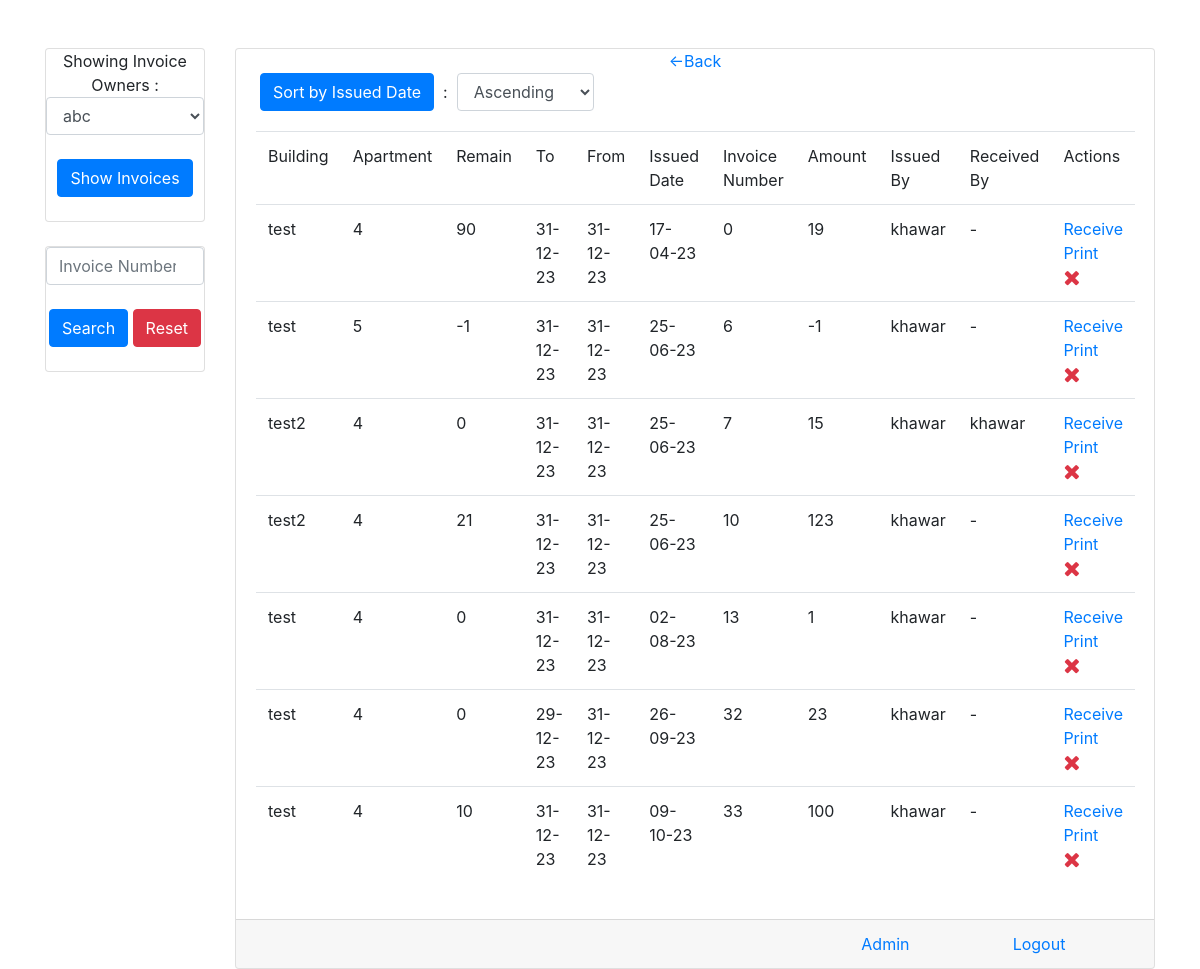
Before: /owner-invoices/1 (signed in) with the older database file.
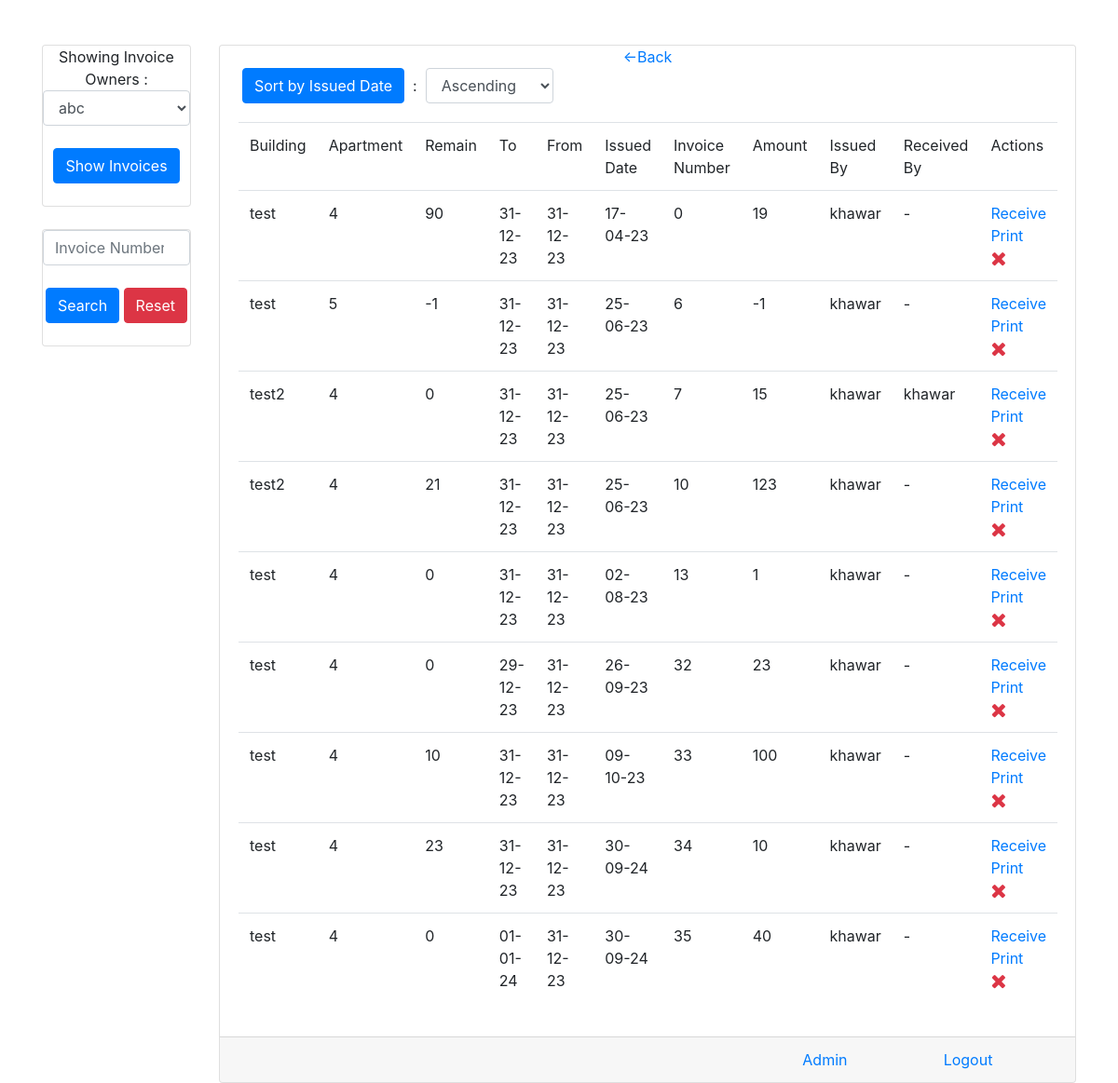
After: the same page with the newer database file.
### app/models.py (models this page shows, shortened)
class invoice(models.Model):
    user = models.ForeignKey(User,on_delete=models.SET_NULL,null=True,blank=True)
    received_by = models.CharField(max_length=200,null=True,blank=True,default="-")
    apartment = models.ForeignKey(apartment,on_delete=models.SET_NULL,null=True,blank=True)
    owner = models.ForeignKey(invoice_owner,on_delete=models.CASCADE)
    amount = models.IntegerField(default=0)
    payment_method = models.CharField(max_length=100,null=True,blank=True)
    bank_of_transfer = models.CharField(max_length=300,null=True,blank=True)
    transfer_date = models.DateField(null=True,blank=True)
    from_date = models.DateField(null=True,blank=True)
    to_date = models.DateField(null=True,blank=True)
    today_date = models.DateField(auto_now_add=True)
    remaining_amount = models.IntegerField(default=0)
    note = models.TextField(max_length=2000,null=True,blank=True)
    invoice_number = models.IntegerField(default=0)
    is_deleted = models.BooleanField(default=False)
    other_payment = models.BooleanField(default=False)
    payment_type = models.CharField(max_length=200,null=True,blank=True)

class apartment(models.Model):
    aprt_number = models.CharField(max_length=50,null=True,blank=True)
    name = models.CharField(max_length=300,null=True,blank=True)
    phone_nmber = models.CharField(max_length=50,null=True,blank=True)
    type_of = models.CharField(max_length=300,null=True,blank=True)
    dob = models.DateField(null=True,blank=True)
    contract_number = models.CharField(max_length=300,null=True,blank=True)
    elect_number = models.CharField(max_length=300,null=True,blank=True)
    note = models.TextField(max_length=2000,null=True,blank=True)
    building = models.ForeignKey(building,on_delete=models.CASCADE)
    annual_rent = models.CharField(max_length=50,null=True,blank=True)
    payment_method = models.CharField(max_length=10,null=True,blank=True)
    temp_del = models.BooleanField(default=False)
    temp_del_date = models.DateField(null=True,blank=True)
    aprt_link = models.ForeignKey("tenant_link",on_delete=models.SET_NULL,blank=True,null=True)
    new_tenant_added = models.BooleanField(default=False)
    display_order = models.IntegerField(default=0)

class building(models.Model):
    name = models.CharField(max_length=300,null=True,blank=True)
    owner = models.ForeignKey(invoice_owner,on_delete=models.SET_NULL,null=True,blank=True)

### app/views.py (the view, shortened to what this page needs)
# urls.py: path("owner-invoices/<str:id>",views.owner_invoices,name="owner-invoices"),
@login_required(login_url='/')
def owner_invoices(request,id):
    if id:
        template = "owners_invoice.html"
        context = {}
        obj = get_user_profile(request.user)
        context['type_of_user'] = obj.type_of_user == 'd'
        if id != "x":
            context['sel_owner'] = int(id)
        if request.method == "POST" and request.POST['asc_desc'] in ("0","1"):
            context["order"] = request.POST['asc_desc']
            if request.POST["asc_desc"] == "0":
                if id != "x":
                    objs = invoice.objects.filter(is_deleted=False,owner__id=int(id)).order_by("today_date")
                else:
                    if obj.type_of_user in ('v','w'):
                        temp2 = invoice.objects.filter(is_deleted=False).order_by("today_date")
                        objs = []
                        for i in temp2:
                            if i.owner in obj.invoice_owner_allowed.all():
                                objs.append(i)
                    else:
                        objs = invoice.objects.filter(is_deleted=False).order_by("today_date")
            else:
                if id != "x":
                    objs = invoice.objects.filter(is_deleted=False,owner__id=int(id)).order_by("-today_date")
                else:
                    if obj.type_of_user in ('v','w'):
                        temp2 = invoice.objects.filter(is_deleted=False).order_by("-today_date")
                        objs = []
                        for i in temp2:
                            if i.owner in obj.invoice_owner_allowed.all():
                                objs.append(i)
                    else:
                        objs = invoice.objects.filter(is_deleted=False).order_by("-today_date")
        else:
            if id != "x":
                objs = invoice.objects.filter(is_deleted=False,owner__id=int(id))
        context['objs'] = objs
        if obj.type_of_user in ('v','w'):
            temp2 = invoice_owner.objects.all()
            temp2_list = []
            for i in temp2:
                if i in obj.invoice_owner_allowed.all():
                    temp2_list.append(i)
            context['owners'] = temp2_list
        else:
            context['owners'] = invoice_owner.objects.all()
        return render(request,template,context)
    else:
        return redirect('/home')

### app/views.py (called while the page is built)
def get_user_profile(userobj):
    try:
        obj = user_profile.objects.get(user=userobj)
    except:
        obj = user_profile()
        obj.user = userobj
        obj.save()
    return obj

### templates/owners_invoice.html (shortened to what the changed rows need)
<!DOCTYPE html>
    <html lang="en">
        <head>
            <link rel="stylesheet" href="https://maxcdn.bootstrapcdn.com/bootstrap/4.4.1/css/bootstrap.min.css">
            <link rel="stylesheet" href="https://cdnjs.cloudflare.com/ajax/libs/font-awesome/4.7.0/css/font-awesome.min.css">
        </head>
        <body>
            <br><br>
            <div class="container">
                <div class="row justify-content-center">
                    <div class="col-lg-10">
                        <div class="card">
                            <div class="card-body">
                                {% if objs %}
                                    <table class="table">
                                        {% for i in objs %}
                                            <tr id="row-{{forloop.counter}}" class="invoice_rows">
                                                <td>{{i.apartment.building.name}}</td>
                                                <td>{{i.apartment.aprt_number}}</td>
                                                <td>{{i.remaining_amount}}</td>
                                                <td>{{i.to_date | date:'d-m-y'}}</td>
                                                <td>{{i.from_date | date:'d-m-y'}}</td>
                                                <td>{{i.today_date | date:'d-m-y'}}</td>
                                                <td class="invoices" id="number-{{forloop.counter}}">{{i.invoice_number}}</td>
                                                <td>{{i.amount}}</td>
                                                <td>{{i.user.username}}</td>
                                                <td>{{i.received_by}}</td>
                                                <td><a onclick="confirm_receive('{% url 'receive-invoice' i.id %}','{{i.amount}}','{{i.user.username}}')" title="Receive" href="#">Receive</a>
                                                    <a href="{% url 'print-invoice' i.id %}" target="_blank">Print</a>&ensp; {% if request.user.is_superuser %}
                                                    <a onclick="confirm_delete('{% url 'delete-invoice' i.id %}')" title="Delete"><span class="fa text-danger fa-lg fa-remove"></span></a>
                                                    {% endif %}</td>
                                            </tr>
                                        {% endfor %}
                                    </table>
                                {% else %}
                                    <a>This Owner Has No Invoices Right Now.</a>
                                {% endif %}
                            </div>
                        </div>
                    </div>
                </div>
            </div>
        </body>
    </html>

Changed rows visible on the page:
added invoice: apartment.building.name "test", apartment.aprt_number "4", remaining_amount "23", to_date "31-12-23", from_date "31-12-23", today_date "30-09-24", invoice_number "34", amount "10", user.username "khawar", received_by "-"
added invoice: apartment.building.name "test", apartment.aprt_number "4", remaining_amount "0", to_date "01-01-24", from_date "31-12-23", today_date "30-09-24", invoice_number "35", amount "40", user.username "khawar", received_by "-"
